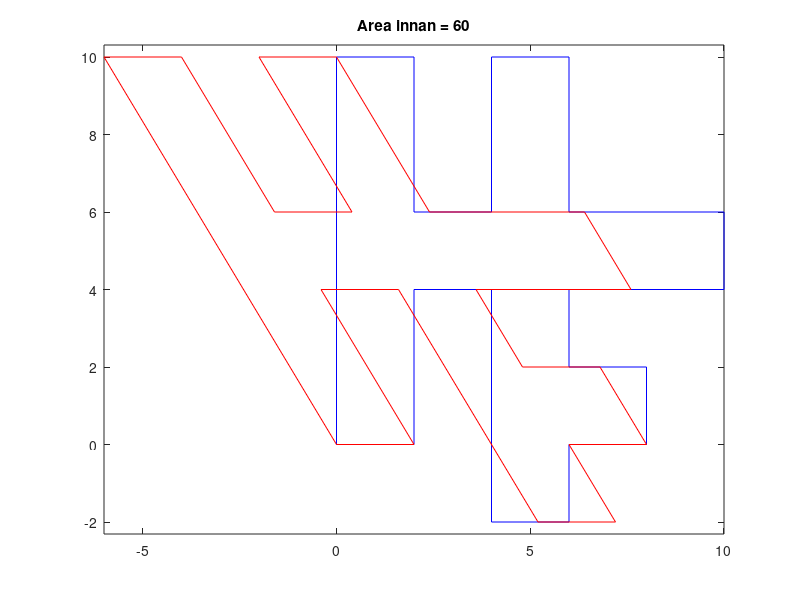

Here is the MATLAB script that generated this plot: (Note: this script raises an error after producing the figure.)
%Determinant
clear
close all

%Definera matrisen
startmatris=[0 2 2 4 4 6 6 8 8 6 6 10 10 6 6 4 4 2 2 0 0 ; % Ser ut som ett H med ett F i sig
             0 0 4 4 -2 -2 0 0 2 2 4 4 6 6 10 10 6 6 10 10 0 ];

%Definera x och y värden
xpos = startmatris(1,:); %Rad 1 = x värden
ypos = startmatris(2,:); %Rad 2 = y värden

%% Determinat genom Skjuvning
% Definiera hur mycket matrisen ska skjutas i x-led
a = -0.6;

%Definera avbildnings matrisen
xs = xpos + ypos * a;
% ys = ypos;

% Area av startmatrisen
area_startmatris = abs(polyarea(xpos,ypos));

% Area av avbildningsmatrisen
area_avbildning = abs(polyarea(xs,ypos));

%Plot startmatrisen och avbidlingmatrisen
figure(1)
plot(xpos,ypos,'-b',xs,ypos,'-r')
axis equal;
title(['Area innan = ' num2str(area_startmatris)]);
subtitle(['Area efter = ' num2str(area_avbildning)]);
legend('Innan', 'Efter')
